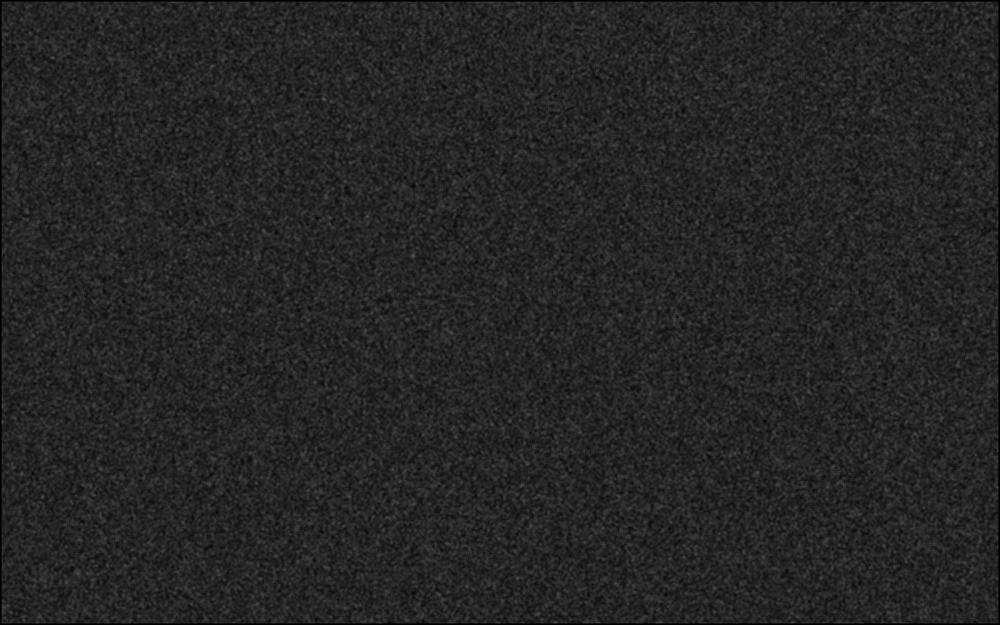
#> input picture stimuli/experiment/miscellanea/texture_background.png, 1000 x 625 px, shrunk from 1920 x 1200 before the run, found by its file name
$ python texture_background_Michelson_contrast.py
#> lines starting #> are read from the running program, lines starting #| are printed output that depends on the picture
#!/usr/bin/env python3
# -*- coding: utf-8 -*-
"""Calculate peak-to-peak Michelson contrast of texture background pattern."""

import numpy as np
import imageio

# Path of background texture used in Pac-Man experiment:
path_png = '/home/john/PhD/GitLab/PacMan/stimuli/experiment/miscellanea/texture_background.png'

# Read texture from png to numpy array:
texture = imageio.imread(path_png)
#> texture is the input picture: shape (625, 1000, 4); mean R, G, B, A 36.7, 36.7, 36.7, 255

# Get greyscale intensity (one could take any of the RGB channels, since it's
# a greyscale image and the RGB channels are equal):
texture = np.mean(texture[:, :, 0:3], axis=2)
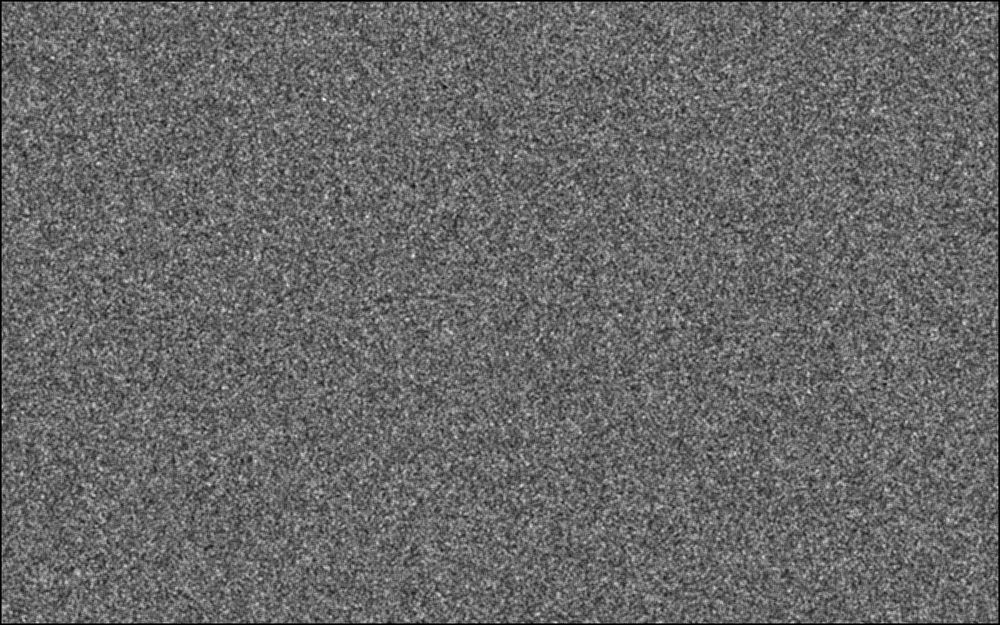
#> texture: shape (625, 1000) float64; min 0, max 90, mean 36.7; drawn with min black and max white

# Minimum and maximum pixel intensity (uint, 0 to 255):
pix_min = np.min(texture)
#> pix_min = 0
pix_max = np.max(texture)
#> pix_max = 90

# Minimum and maximum pixel intensity (float, -1 ro 1):
pix_min = ((float(pix_min) / 255.0) * 2.0) - 1.0
#> pix_min = -1
pix_max = ((float(pix_max) / 255.0) * 2.0) - 1.0
#> pix_max = -0.294


def pix_to_lum(pixel_intensity):
    """
    Pixel intensity to luminance.

    Parameters
    ----------
    pixel_intensity : float
        Pixel intensity (in Psychopy convention, i.e. range -1.0 to 1.0).

    Returns
    -------
    luminance : float
        Luminance in cd/m2.

    Notes
    -----
    The relation between pixel intensity and luminance on our projection system
    was given by
    y = -78.8 * x^3 + 78.7 * x^2 + 317.2 * x + 163.3
    where x represents the pixel intensity (in Psychopy convention, i.e. range
    -1.0 to 1.0), and y corresponds to luminance (in cd/m2 ).

    """
#> called with pixel_intensity = -1
    pixel_intensity = float(pixel_intensity)
#> pixel_intensity = -1

    luminance = (-78.8 * pixel_intensity**3
                 + 78.7 * pixel_intensity**2
                 + 317.2 * pixel_intensity
                 + 163.3)
#> luminance = 3.6

    return luminance


# Minimum and maximum luminance:
lum_min = pix_to_lum(pix_min)
#> lum_min = 3.6
lum_max = pix_to_lum(pix_max)
#> lum_max = 78.82

# Michelson contrast:
contrast = (lum_max - lum_min) / (lum_max + lum_min)
#> contrast = 0.913
